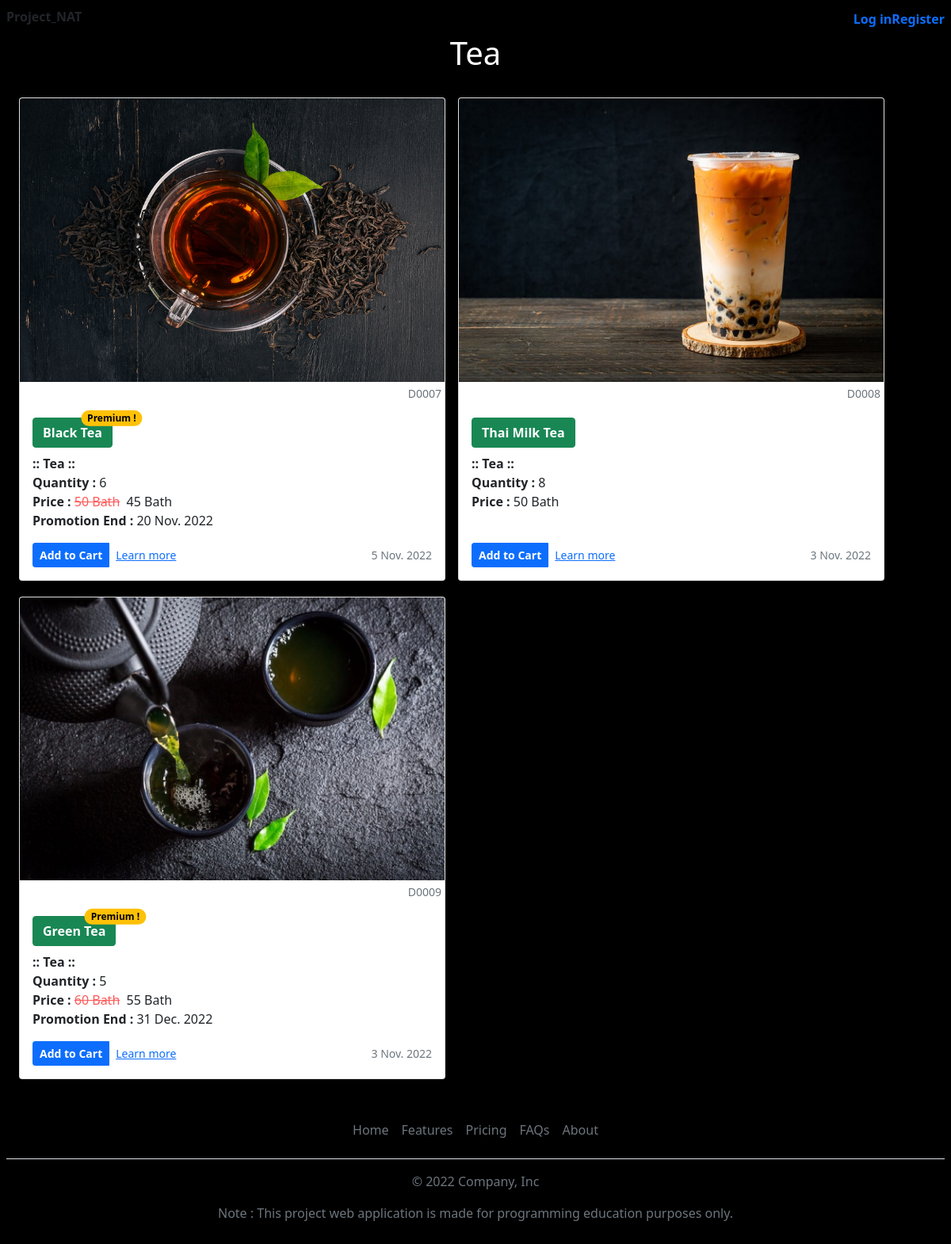
The page /products/tea/ on the database its author committed.
### app_product/models.py (models this page shows, shortened)
class Product(models.Model):
	class Meta:
		verbose_name_plural = 'All Product'
	product_id = models.AutoField(primary_key = True)
	product_code = models.CharField(unique = True, max_length = 50)
	type = models.ForeignKey('app_product.Product_Type', on_delete = models.CASCADE, null = True)
	title = models.CharField(max_length = 225)
	description = models.TextField(blank = True, null = True)
	slug = models.SlugField(unique = True, max_length = 100)
	price = models.IntegerField(blank = True, null = True)
	special_price = models.IntegerField(blank = True, null = True)
	quantity = models.IntegerField(blank = True, null = True)
	is_premium = models.BooleanField(default = False)
	promotion_end = models.DateTimeField(blank = True, null = True)
	photo = models.ImageField(default = 'default.png', upload_to="image_product", blank=True, null=True)
	created = models.DateTimeField(auto_now_add = True)
	updated = models.DateTimeField(auto_now = True, blank = True, null = True)

class Product_Type(models.Model):
	class Meta:
		verbose_name_plural = 'Type'
	category = models.ForeignKey('app_product.Product_Category', on_delete = models.CASCADE, null = True)
	type_id = models.AutoField(primary_key = True)
	title = models.CharField(max_length = 50)
	def __str__(self) -> str:
		return f'{self.title}'

### app_product/views.py (the view)
# urls.py: path('tea/', views.All_Tea, name='products_tea-page'),
def All_Tea(request):
	all_tea = Product.objects.filter(type = 2)
	check_product = len(all_tea)
	context = {
		'tea' : all_tea,
		'check_product' : check_product
	}
	return render(request, 'app_product/tea.html', context)

### app_product/templates/app_product/tea.html (shortened to what this page needs)
{% extends 'app_general/base.html' %}
{% load static %}
{% block content %}
<div class="container text-white" align="center">
    <h1>Tea</h1>
</div>
{% if check_product == 0 %}
<div class="container mt-3 text-muted text-center">
    <h3>Don't have product.</h3>
</div>
{% else %}
<div class="container mt-3 row row-cols-1 row-cols-sm-2 row-cols-md-2 g-3">
    {% for product in tea %}
    <div class="col">
        <div class="card shadow-sm mb-1">
            {% if product.photo %}
            <img class="card-img-top" src="{{ product.photo.url }}" alt="Card image" style="width:100%">
            {% endif %}
            <small class="text-muted text-end p-1">{{ product.product_code }}</small>
            <div class="card-body">
                <a class="card-title fw-bold text-white btn btn-success position-relative"
                    href="{% url 'app_product:product-page' product.product_code %}">
                    {{ product.title }}
                    {% if product.is_premium %}
                    <span
                        class="position-absolute top-0 start-100 translate-middle badge rounded-pill bg-warning text-black">
                        Premium !
                    </span>
                    {% endif %}
                </a>
                <p class="card-text">
                    <b> :: {{ product.type }} :: </b><br>
                    {% if product.quantity is not None %}
                    <b>Quantity : </b>{{ product.quantity }}<br>
                    {% else %}
                    <b class="text-danger">There are no order yet!</b><br>
                    {% endif %}
                    {% if product.special_price is not None %}
                    <b>Price : </b><del style="color:rgb(255, 90, 90)">{{ product.price | floatformat:'g' }}
                        Bath</del>&nbsp&nbsp{{ product.special_price | floatformat:'g' }} Bath<br>
                    {% else %}
                    {% if product.price is not None %}
                    <b>Price : </b>{{ product.price | floatformat:'g' }} Bath<br>
                    {% else %}
                    <br>
                    {% endif %}
                    {% endif %}
                    {% if product.promotion_end is not None %}
                    <b>Promotion End : </b>{{ product.promotion_end | date:'j N Y' }}<br>
                    {% else %}
                    <br>
                    {% endif %}
                </p>
                <div class="d-flex justify-content-between align-items-center">
                    <div class="btn-group">
                        {% if product.quantity == 0 %}
                        <button type="button" class="btn btn-sm btn-danger fw-bold">Sold out</button>
                        {% else %}
                        {% if product.quantity is not None %}
                        <a type="button" class="btn btn-sm btn-primary fw-bold"
                            href="{% url 'app_general:add_to_cart-page' slug=product.slug %}">Add to Cart</a>
                        {% else %}
                        <button type="button" class="btn btn-sm btn-danger fw-bold">Empty</button>
                        {% endif %}
                        {% endif %}
                        <a class="btn btn-sm btn-link"
                            href="{% url 'app_product:product-page' product.product_code %}">Learn more</a>
                    </div>
                    <small class="text-muted">{{ product.updated | date:'j N Y' }}</small>
                </div>
            </div>
        </div>
    </div>
    {% endfor %}
</div>
{% endif %}
{% endblock %}

### rows shown on the page
Product: photo (picture), product_code "D0007", title "Black Tea", is_premium "Premium !", type "Tea", quantity "6", price "50", special_price "45", promotion_end "20 Nov. 2022", shows "Add to Cart", updated "5 Nov. 2022"
Product: photo (picture), product_code "D0008", title "Thai Milk Tea", type "Tea", quantity "8", price "50", shows "Add to Cart", updated "3 Nov. 2022"
Product: photo (picture), product_code "D0009", title "Green Tea", is_premium "Premium !", type "Tea", quantity "5", price "60", special_price "55", promotion_end "31 Dec. 2022", shows "Add to Cart", updated "3 Nov. 2022"
